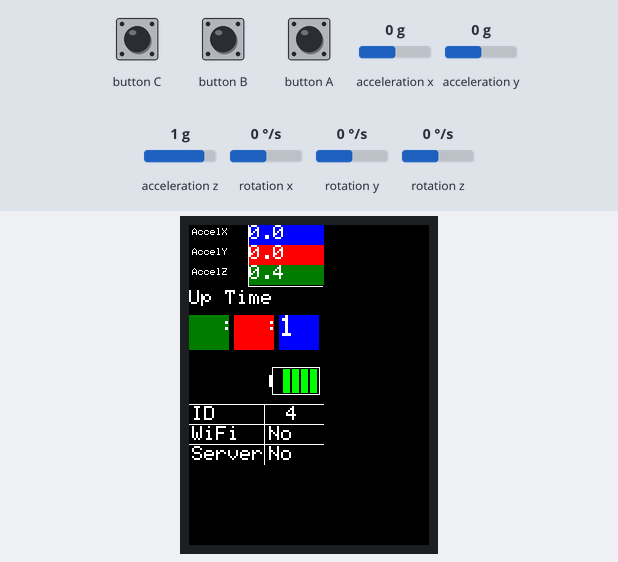
Bench run of a program on a simulated ESP32. Shown: 240×320 colour display. Inputs (shaded band) come from the test bench; at power-on: acceleration x 0 g, acceleration y 0 g, acceleration z 1 g, rotation x 0 °/s, rotation y 0 °/s, rotation z 0 °/s. WiFi joins after 1.5 s; servers stay silent unless stated.

Above: at 1.5 s.
1.6 s: button A pressed for 0.15 s
At 2.2 s:
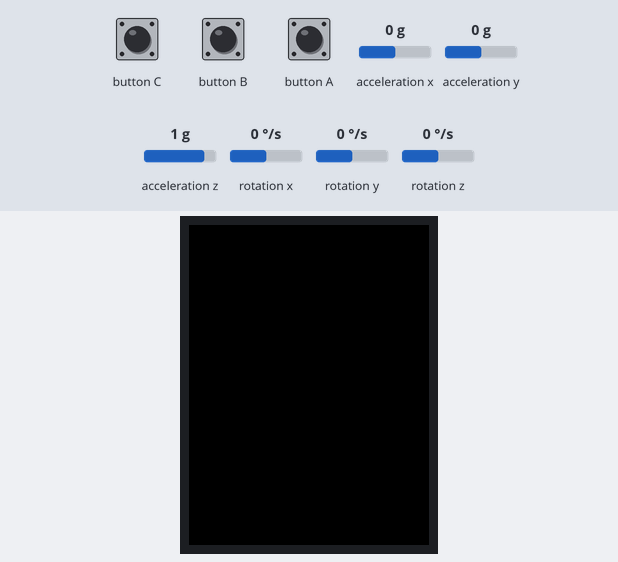
3.2 s: button A pressed for 1 s
At 3.43 s:
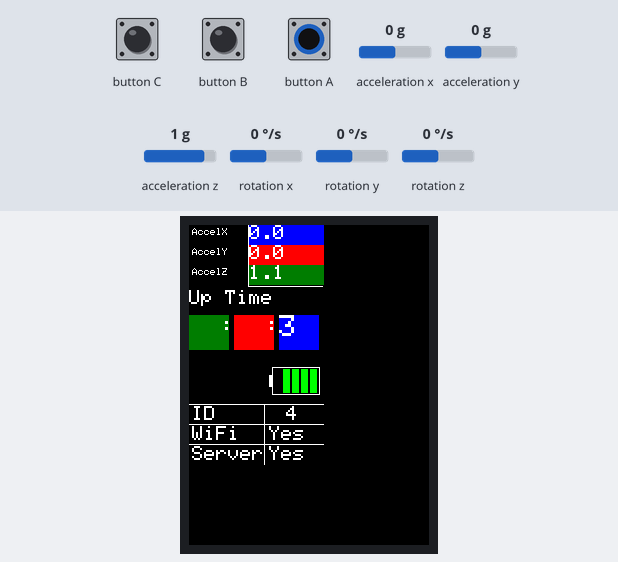
At 3.93 s:
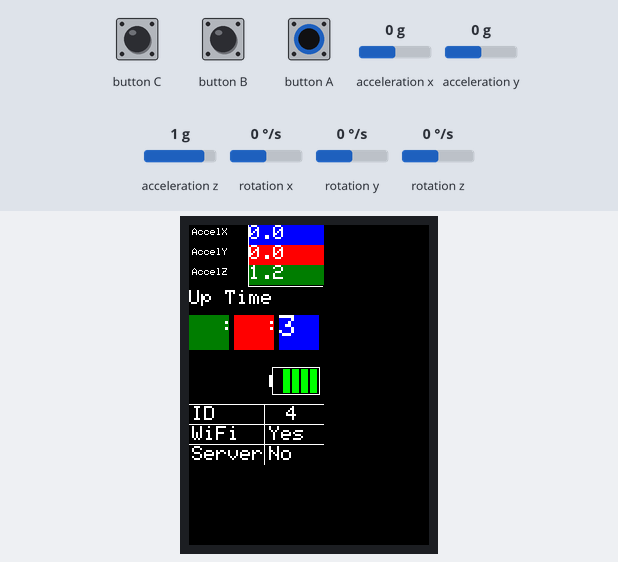
Timing chart, 0 to 6.2 s (numbered marks = the images above; inputs shaded):
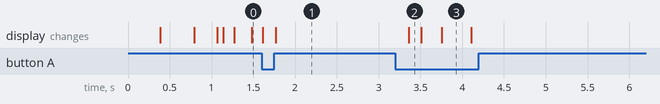

Measured:
- after the input at 3.2 s, the display: changes after 0.16 s (image 2)

The program:

main.cpp
```cpp
#include <M5Unified.h>
#include <Kalman.h>
#include <WiFi.h>

Kalman kalmanX, kalmanY, kalmanZ;
WiFiClient wifiClient;

// wifi設定
const char* SSID = "Buffalo-G-1AF0";
const char* PASSWORD  = "7nyh4sj46px64";

const char* SERVER_IP = "192.168.11.20";
const int SERVER_PORT = 3002;
const int DEVICE_ID = 4;

float acc[3], gyro[3], kalacc[3] = {0, 0, 0};
float accnorm, dt = 0;
unsigned long prevTime, currentTime;
float battery = 100.0f;
bool display = true;
int displaycount = 0;

void deltaTime(void) {
    currentTime = millis();
    dt = (currentTime - prevTime) / 1000.0f;
    prevTime = currentTime;
}

void getIMU(void) {
    M5.Imu.getAccel(&acc[0], &acc[1], &acc[2]);
    M5.Imu.getGyro(&gyro[0], &gyro[1], &gyro[2]);
}

void kalmanAccel(void) {
    kalacc[0] = kalmanX.getAngle(acc[0], gyro[0], dt);
    kalacc[1] = kalmanY.getAngle(acc[1], gyro[1], dt);
    kalacc[2] = kalmanZ.getAngle(acc[2], gyro[2], dt);
}
/*
void accelNorm(void) {
    accnorm = sqrt(kalacc[0]*kalacc[0] + kalacc[1]*kalacc[1] + kalacc[2]*kalacc[2]);
}
*/

void sendData(void) {
    if (wifiClient.connected()) {
        byte data[24];
        float m5time = millis() / 1000.0f;
        *((int*)data) = DEVICE_ID;
        *((float*)(data + 4)) = kalacc[0];
        *((float*)(data + 8)) = kalacc[1];
        *((float*)(data + 12)) = kalacc[2];
        *((float*)(data + 16)) = m5time;

        size_t bytesToSend = sizeof(data);
        size_t bytesSent = wifiClient.write(data, bytesToSend);
        if (bytesSent < bytesToSend) {
            int retries = 3;
            while (retries-- > 0 && bytesSent < bytesToSend) {
                delay(100);
                bytesSent += wifiClient.write(data + bytesSent, bytesToSend - bytesSent);
            }
        }
    }
}

void BasicInfo(void) {
    M5.Lcd.setTextSize(2);
    M5.Lcd.setCursor(3,181);
    M5.Lcd.println("ID");
    M5.Lcd.setCursor(3,201);
    M5.Lcd.println("WiFi");
    M5.Lcd.setCursor(3,221);
    M5.Lcd.println("Server");
}

void line(void) {
    M5.Lcd.fillRect(75,179,1,61,WHITE);
    M5.Lcd.fillRect(0,179,135,1,WHITE);
    M5.Lcd.fillRect(0,199,135,1,WHITE);
    M5.Lcd.fillRect(0,219,135,1,WHITE);
}

void netWorkStatus(const char *wifistatus, const char *serverstatus) {
    M5.Lcd.setTextSize(2);
    M5.Lcd.setCursor(97,181);
    M5.Lcd.println(DEVICE_ID);
    M5.Lcd.fillRect(76,200,59,19,BLACK);
    M5.Lcd.setCursor(80,201);
    M5.Lcd.println(wifistatus);
    M5.Lcd.fillRect(76,220,59,19,BLACK);
    M5.Lcd.setCursor(80,221);
    M5.Lcd.println(serverstatus);
}

void ConnectMonitor(void) {
    if (WiFi.status() != WL_CONNECTED) {
        if (display) {
            netWorkStatus("No", "No");
        }
        return;
    }

    if (wifiClient.connected()) {
        if (display) {
            netWorkStatus("Yes", "Yes");
        }

    } else {
        wifiClient.stop();
        if (display) {
            netWorkStatus("Yes", "No");
        }
        wifiClient.connect(SERVER_IP, SERVER_PORT);
    }
}

void visualdenchi(void) {
    M5.Lcd.fillRect(80, 150, 3, 12, WHITE);
    M5.Lcd.fillRect(83, 142, 1, 27, WHITE);
    M5.Lcd.fillRect(83, 142, 48, 1, WHITE);
    M5.Lcd.fillRect(83, 169, 48, 1, WHITE);
    M5.Lcd.fillRect(130, 142, 1, 27, WHITE);
}

void batterycolor(int color1 , int color2, int color3, int color4, int color5) {
    M5.Lcd.fillRect(85,144,7,24,color1);
    M5.Lcd.fillRect(94,144,7,24,color2);
    M5.Lcd.fillRect(103,144,7,24,color3);
    M5.Lcd.fillRect(112,144,7,24,color4);
    M5.Lcd.fillRect(121,144,7,24,color5);
}

void VisualBattery(void) {
    battery = M5.Power.getBatteryLevel();
    if (battery > 80) {
        batterycolor(GREEN, GREEN, GREEN, GREEN, GREEN);
    } else if (80 >= battery && battery > 60) {
        batterycolor(BLACK, GREEN, GREEN, GREEN, GREEN);
    }else if (60 >= battery && battery > 40) {
        batterycolor(BLACK, BLACK, GREEN, GREEN, GREEN);
    }else if (40 >= battery && battery > 20) {
        batterycolor(BLACK, BLACK, BLACK, GREEN, GREEN);
    }else if (20 >= battery) {
        batterycolor(BLACK, BLACK, BLACK, BLACK, GREEN);
    }
}

void IMUInfo(void) {
    M5.Lcd.setTextSize(1);
    M5.Lcd.setCursor(3,3);
    M5.Lcd.println("AccelX");
    M5.Lcd.setCursor(3,23);
    M5.Lcd.println("AccelY");
    M5.Lcd.setCursor(3,43);
    M5.Lcd.println("AccelZ");
}

void IMUprint(void) {
    M5.Lcd.setTextSize(2);
    M5.Lcd.fillRect(60,0,75,20,BLUE);
    M5.Lcd.setCursor(60,0);
    M5.Lcd.println(kalacc[0],1);
    M5.Lcd.fillRect(60,20,75,20,RED);
    M5.Lcd.setCursor(60,20);
    M5.Lcd.println(kalacc[1],1);
    M5.Lcd.fillRect(60,40,75,20,DARKGREEN);
    M5.Lcd.setCursor(60,40);
    M5.Lcd.println(kalacc[2],1);
    M5.Lcd.fillRect(59,0,1,61,WHITE);
    M5.Lcd.fillRect(59,61,75,1,WHITE);
}

void UpTime() {
    float seconds = millis() / 1000.0f;
    int minutes = static_cast<int>(seconds) / 60;
    int hours = minutes / 60;
    seconds = static_cast<int>(seconds) % 60;
    minutes = minutes % 60;
    M5.Lcd.setTextSize(2);
    M5.Lcd.setCursor(0,65);
    M5.Lcd.println("Up Time");
    M5.Lcd.setTextSize(3);
    M5.Lcd.setCursor(90,90);
    M5.Lcd.fillRect(90,90,40,35,BLUE);
    M5.Lcd.println(seconds,0);
    M5.Lcd.setCursor(45,90);
    M5.Lcd.fillRect(45,90,40,35,RED);
    M5.Lcd.println(minutes,0);
    M5.Lcd.setCursor(0,90);
    M5.Lcd.fillRect(0,90,40,35,DARKGREEN);
    M5.Lcd.println(hours,0);
    M5.Lcd.setCursor(75,90);
    M5.Lcd.println(":");
    M5.Lcd.setCursor(30,90);
    M5.Lcd.println(":");
}

void screenControler(void) {
    if (M5.BtnA.isPressed()) {
        if (displaycount == 0) {
            display = false;
            displaycount ++;
            delay(100);
        } else if (displaycount == 1) {
            display = true;
            displaycount = 0;
            delay(100);
        }
    }

    if (display) {
        M5.Lcd.setBrightness(70);
        BasicInfo();
        IMUInfo();
        IMUprint();
        UpTime();
        line();
        visualdenchi();
        VisualBattery();
    } else {
        M5.Lcd.setBrightness(0);
        M5.Lcd.fillScreen(BLACK);
    }
}

void setup(void) {
    auto cfg = M5.config();
    cfg.internal_imu = true;
    M5.begin(cfg);
    M5.Lcd.setTextSize(1);
    M5.Lcd.setRotation(0);
    M5.Lcd.setTextColor(WHITE);
    WiFi.begin(SSID, PASSWORD);
    wifiClient.connect(SERVER_IP, SERVER_PORT);

    screenControler();

    prevTime = millis();
}

void loop(void) {
    M5.update();

    deltaTime();
    getIMU();
    kalmanAccel();
    //accelNorm();

    screenControler();
    ConnectMonitor();

    sendData();

    delay(50);
}
```
